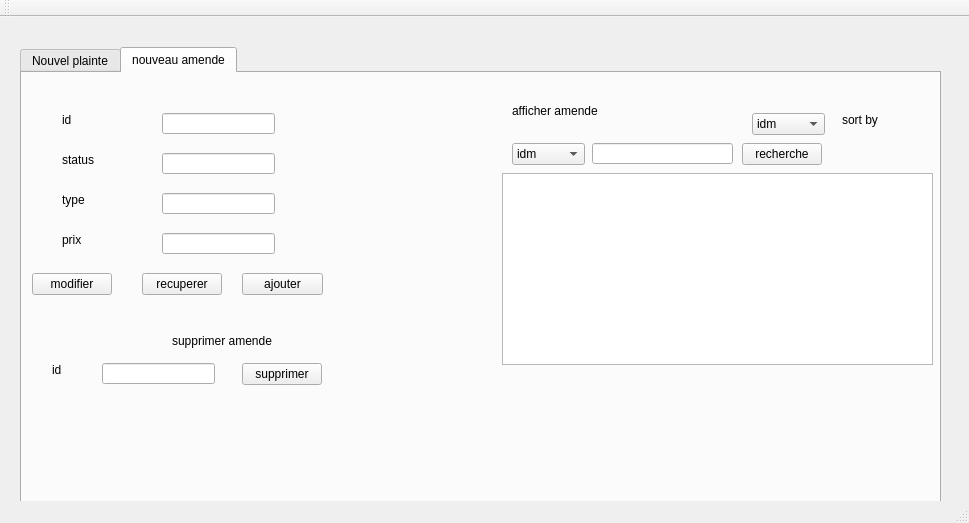
<?xml version="1.0" encoding="UTF-8"?>
<ui version="4.0">
 <class>MainWindow</class>
 <widget class="QMainWindow" name="MainWindow">
  <property name="geometry">
   <rect>
    <x>0</x>
    <y>0</y>
    <width>969</width>
    <height>523</height>
   </rect>
  </property>
  <property name="windowTitle">
   <string>Gestion des Clients</string>
  </property>
  <widget class="QWidget" name="centralWidget">
   <widget class="QTabWidget" name="tabWidget">
    <property name="geometry">
     <rect>
      <x>20</x>
      <y>30</y>
      <width>921</width>
      <height>491</height>
     </rect>
    </property>
    <property name="currentIndex">
     <number>1</number>
    </property>
    <widget class="QWidget" name="tab">
     <attribute name="title">
      <string>Nouvel plainte</string>
     </attribute>
     <widget class="QLabel" name="label_2">
      <property name="geometry">
       <rect>
        <x>30</x>
        <y>100</y>
        <width>47</width>
        <height>13</height>
       </rect>
      </property>
      <property name="text">
       <string>type</string>
      </property>
     </widget>
     <widget class="QLineEdit" name="le_type1">
      <property name="geometry">
       <rect>
        <x>160</x>
        <y>100</y>
        <width>113</width>
        <height>20</height>
       </rect>
      </property>
     </widget>
     <widget class="QLineEdit" name="le_nom">
      <property name="geometry">
       <rect>
        <x>160</x>
        <y>60</y>
        <width>113</width>
        <height>20</height>
       </rect>
      </property>
     </widget>
     <widget class="QLabel" name="label">
      <property name="geometry">
       <rect>
        <x>30</x>
        <y>60</y>
        <width>81</width>
        <height>16</height>
       </rect>
      </property>
      <property name="text">
       <string>Nom accuse</string>
      </property>
     </widget>
     <widget class="QPushButton" name="pb_ajouter">
      <property name="geometry">
       <rect>
        <x>220</x>
        <y>200</y>
        <width>75</width>
        <height>23</height>
       </rect>
      </property>
      <property name="text">
       <string>Ajouter</string>
      </property>
     </widget>
     <widget class="QLineEdit" name="le_id">
      <property name="geometry">
       <rect>
        <x>160</x>
        <y>30</y>
        <width>113</width>
        <height>20</height>
       </rect>
      </property>
      <property name="text">
       <string/>
      </property>
     </widget>
     <widget class="QLabel" name="label_4">
      <property name="geometry">
       <rect>
        <x>30</x>
        <y>30</y>
        <width>47</width>
        <height>13</height>
       </rect>
      </property>
      <property name="text">
       <string>id</string>
      </property>
     </widget>
     <widget class="QLabel" name="label_5">
      <property name="geometry">
       <rect>
        <x>30</x>
        <y>150</y>
        <width>47</width>
        <height>13</height>
       </rect>
      </property>
      <property name="text">
       <string>cin</string>
      </property>
     </widget>
     <widget class="QLineEdit" name="le_cin">
      <property name="geometry">
       <rect>
        <x>160</x>
        <y>140</y>
        <width>113</width>
        <height>20</height>
       </rect>
      </property>
     </widget>
     <widget class="QTableView" name="tab_plainte_2">
      <property name="geometry">
       <rect>
        <x>350</x>
        <y>140</y>
        <width>451</width>
        <height>261</height>
       </rect>
      </property>
     </widget>
     <widget class="QLineEdit" name="le_id_supp">
      <property name="geometry">
       <rect>
        <x>80</x>
        <y>290</y>
        <width>113</width>
        <height>20</height>
       </rect>
      </property>
     </widget>
     <widget class="QPushButton" name="pb_supprimer">
      <property name="geometry">
       <rect>
        <x>220</x>
        <y>290</y>
        <width>75</width>
        <height>23</height>
       </rect>
      </property>
      <property name="text">
       <string>supprimer</string>
      </property>
     </widget>
     <widget class="QLabel" name="label_3">
      <property name="geometry">
       <rect>
        <x>30</x>
        <y>290</y>
        <width>47</width>
        <height>13</height>
       </rect>
      </property>
      <property name="text">
       <string>id</string>
      </property>
     </widget>
     <widget class="QLabel" name="label_11">
      <property name="geometry">
       <rect>
        <x>120</x>
        <y>250</y>
        <width>141</width>
        <height>16</height>
       </rect>
      </property>
      <property name="text">
       <string>supprimer plainte</string>
      </property>
     </widget>
     <widget class="QLabel" name="label_12">
      <property name="geometry">
       <rect>
        <x>420</x>
        <y>40</y>
        <width>101</width>
        <height>16</height>
       </rect>
      </property>
      <property name="text">
       <string>afficher plainte</string>
      </property>
     </widget>
     <widget class="QPushButton" name="pb_modifier">
      <property name="geometry">
       <rect>
        <x>110</x>
        <y>200</y>
        <width>80</width>
        <height>22</height>
       </rect>
      </property>
      <property name="text">
       <string>recuperer</string>
      </property>
     </widget>
     <widget class="QPushButton" name="pushButton">
      <property name="geometry">
       <rect>
        <x>10</x>
        <y>200</y>
        <width>80</width>
        <height>22</height>
       </rect>
      </property>
      <property name="text">
       <string>modifier</string>
      </property>
     </widget>
     <widget class="QLineEdit" name="le_recherche">
      <property name="geometry">
       <rect>
        <x>460</x>
        <y>110</y>
        <width>161</width>
        <height>21</height>
       </rect>
      </property>
     </widget>
     <widget class="QPushButton" name="recherche">
      <property name="geometry">
       <rect>
        <x>670</x>
        <y>110</y>
        <width>80</width>
        <height>22</height>
       </rect>
      </property>
      <property name="text">
       <string>recherche</string>
      </property>
     </widget>
     <widget class="QComboBox" name="rechercher">
      <property name="geometry">
       <rect>
        <x>360</x>
        <y>110</y>
        <width>73</width>
        <height>22</height>
       </rect>
      </property>
      <item>
       <property name="text">
        <string>id</string>
       </property>
      </item>
      <item>
       <property name="text">
        <string>nom</string>
       </property>
      </item>
      <item>
       <property name="text">
        <string>type</string>
       </property>
      </item>
      <item>
       <property name="text">
        <string>cin</string>
       </property>
      </item>
     </widget>
     <widget class="QComboBox" name="trie">
      <property name="geometry">
       <rect>
        <x>680</x>
        <y>80</y>
        <width>73</width>
        <height>22</height>
       </rect>
      </property>
      <item>
       <property name="text">
        <string>id</string>
       </property>
      </item>
      <item>
       <property name="text">
        <string>nom</string>
       </property>
      </item>
      <item>
       <property name="text">
        <string>type</string>
       </property>
      </item>
      <item>
       <property name="text">
        <string>cin</string>
       </property>
      </item>
     </widget>
     <widget class="QLabel" name="label_16">
      <property name="geometry">
       <rect>
        <x>770</x>
        <y>80</y>
        <width>47</width>
        <height>14</height>
       </rect>
      </property>
      <property name="text">
       <string>sort by</string>
      </property>
     </widget>
    </widget>
    <widget class="QWidget" name="tab_4">
     <attribute name="title">
      <string>nouveau amende</string>
     </attribute>
     <widget class="QLabel" name="label_6">
      <property name="geometry">
       <rect>
        <x>40</x>
        <y>40</y>
        <width>47</width>
        <height>14</height>
       </rect>
      </property>
      <property name="text">
       <string>id</string>
      </property>
     </widget>
     <widget class="QLabel" name="label_7">
      <property name="geometry">
       <rect>
        <x>40</x>
        <y>80</y>
        <width>47</width>
        <height>14</height>
       </rect>
      </property>
      <property name="text">
       <string>status</string>
      </property>
     </widget>
     <widget class="QLabel" name="label_8">
      <property name="geometry">
       <rect>
        <x>40</x>
        <y>120</y>
        <width>47</width>
        <height>14</height>
       </rect>
      </property>
      <property name="text">
       <string>type</string>
      </property>
     </widget>
     <widget class="QLabel" name="label_9">
      <property name="geometry">
       <rect>
        <x>40</x>
        <y>160</y>
        <width>47</width>
        <height>14</height>
       </rect>
      </property>
      <property name="text">
       <string>prix</string>
      </property>
     </widget>
     <widget class="QLineEdit" name="le_idm">
      <property name="geometry">
       <rect>
        <x>140</x>
        <y>40</y>
        <width>113</width>
        <height>21</height>
       </rect>
      </property>
     </widget>
     <widget class="QLineEdit" name="le_status">
      <property name="geometry">
       <rect>
        <x>140</x>
        <y>80</y>
        <width>113</width>
        <height>21</height>
       </rect>
      </property>
     </widget>
     <widget class="QLineEdit" name="le_type">
      <property name="geometry">
       <rect>
        <x>140</x>
        <y>120</y>
        <width>113</width>
        <height>21</height>
       </rect>
      </property>
     </widget>
     <widget class="QLineEdit" name="le_prix">
      <property name="geometry">
       <rect>
        <x>140</x>
        <y>160</y>
        <width>113</width>
        <height>21</height>
       </rect>
      </property>
     </widget>
     <widget class="QPushButton" name="pb_ajouter2">
      <property name="geometry">
       <rect>
        <x>220</x>
        <y>200</y>
        <width>81</width>
        <height>22</height>
       </rect>
      </property>
      <property name="text">
       <string>ajouter</string>
      </property>
     </widget>
     <widget class="QTableView" name="tab_amende_2">
      <property name="geometry">
       <rect>
        <x>480</x>
        <y>100</y>
        <width>431</width>
        <height>192</height>
       </rect>
      </property>
     </widget>
     <widget class="QLineEdit" name="le_idm_supp">
      <property name="geometry">
       <rect>
        <x>80</x>
        <y>290</y>
        <width>113</width>
        <height>21</height>
       </rect>
      </property>
     </widget>
     <widget class="QPushButton" name="pb_supprimer_1">
      <property name="geometry">
       <rect>
        <x>220</x>
        <y>290</y>
        <width>80</width>
        <height>22</height>
       </rect>
      </property>
      <property name="text">
       <string>supprimer</string>
      </property>
     </widget>
     <widget class="QLabel" name="label_10">
      <property name="geometry">
       <rect>
        <x>30</x>
        <y>290</y>
        <width>47</width>
        <height>14</height>
       </rect>
      </property>
      <property name="text">
       <string>id</string>
      </property>
     </widget>
     <widget class="QLabel" name="label_13">
      <property name="geometry">
       <rect>
        <x>150</x>
        <y>260</y>
        <width>111</width>
        <height>16</height>
       </rect>
      </property>
      <property name="text">
       <string>supprimer amende</string>
      </property>
     </widget>
     <widget class="QLabel" name="label_14">
      <property name="geometry">
       <rect>
        <x>490</x>
        <y>30</y>
        <width>201</width>
        <height>16</height>
       </rect>
      </property>
      <property name="text">
       <string>afficher amende</string>
      </property>
     </widget>
     <widget class="QPushButton" name="pushButton_2">
      <property name="geometry">
       <rect>
        <x>120</x>
        <y>200</y>
        <width>80</width>
        <height>22</height>
       </rect>
      </property>
      <property name="text">
       <string>recuperer</string>
      </property>
     </widget>
     <widget class="QPushButton" name="pushButton_3">
      <property name="geometry">
       <rect>
        <x>10</x>
        <y>200</y>
        <width>80</width>
        <height>22</height>
       </rect>
      </property>
      <property name="text">
       <string>modifier</string>
      </property>
     </widget>
     <widget class="QPushButton" name="recherche1">
      <property name="geometry">
       <rect>
        <x>720</x>
        <y>70</y>
        <width>80</width>
        <height>22</height>
       </rect>
      </property>
      <property name="text">
       <string>recherche</string>
      </property>
     </widget>
     <widget class="QLineEdit" name="le_recherche1">
      <property name="geometry">
       <rect>
        <x>570</x>
        <y>70</y>
        <width>141</width>
        <height>21</height>
       </rect>
      </property>
     </widget>
     <widget class="QComboBox" name="trie_2">
      <property name="geometry">
       <rect>
        <x>730</x>
        <y>40</y>
        <width>73</width>
        <height>22</height>
       </rect>
      </property>
      <item>
       <property name="text">
        <string>idm</string>
       </property>
      </item>
      <item>
       <property name="text">
        <string>status</string>
       </property>
      </item>
      <item>
       <property name="text">
        <string>type</string>
       </property>
      </item>
      <item>
       <property name="text">
        <string>prix_am</string>
       </property>
      </item>
     </widget>
     <widget class="QComboBox" name="rechercher_2">
      <property name="geometry">
       <rect>
        <x>490</x>
        <y>70</y>
        <width>73</width>
        <height>22</height>
       </rect>
      </property>
      <item>
       <property name="text">
        <string>idm</string>
       </property>
      </item>
      <item>
       <property name="text">
        <string>status</string>
       </property>
      </item>
      <item>
       <property name="text">
        <string>type</string>
       </property>
      </item>
      <item>
       <property name="text">
        <string>prix_am</string>
       </property>
      </item>
     </widget>
     <widget class="QLabel" name="label_15">
      <property name="geometry">
       <rect>
        <x>820</x>
        <y>40</y>
        <width>47</width>
        <height>14</height>
       </rect>
      </property>
      <property name="text">
       <string>sort by</string>
      </property>
     </widget>
    </widget>
   </widget>
  </widget>
  <widget class="QMenuBar" name="menuBar">
   <property name="geometry">
    <rect>
     <x>0</x>
     <y>0</y>
     <width>969</width>
     <height>26</height>
    </rect>
   </property>
  </widget>
  <widget class="QToolBar" name="mainToolBar">
   <attribute name="toolBarArea">
    <enum>TopToolBarArea</enum>
   </attribute>
   <attribute name="toolBarBreak">
    <bool>false</bool>
   </attribute>
  </widget>
  <widget class="QStatusBar" name="statusBar"/>
 </widget>
 <layoutdefault spacing="6" margin="11"/>
 <resources/>
 <connections/>
</ui>
